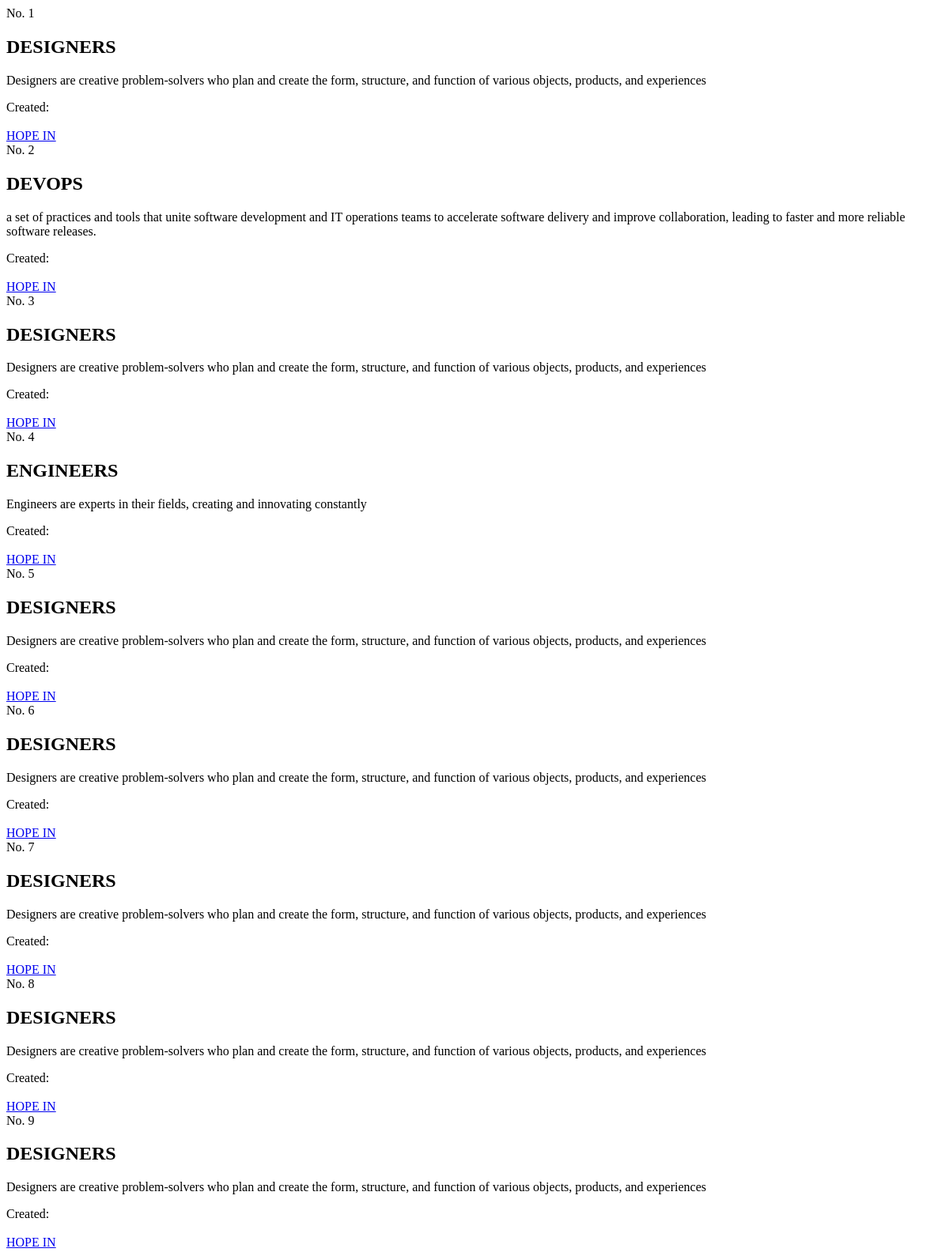
The page /Mentor/mentorcommunity (signed in) on the database as committed earlier.
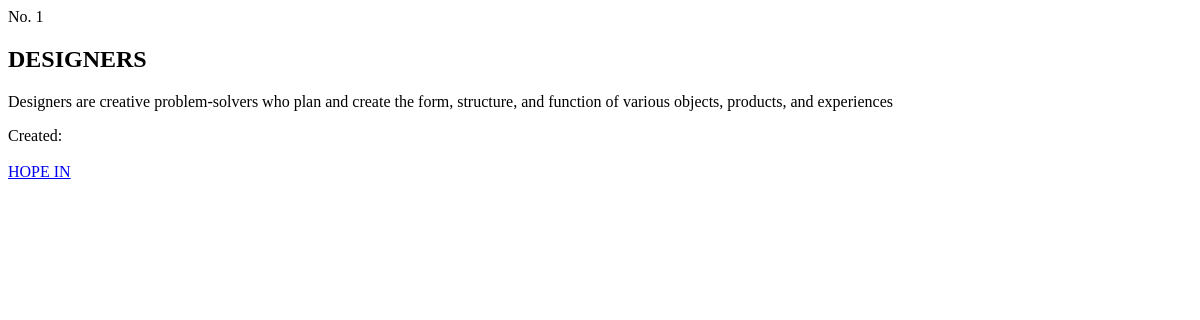
The same page on the database as committed later.
### Admin/models.py (models this page shows)
class tbl_community_mentor(models.Model):
    mentor=models.ForeignKey(tbl_mentor,on_delete=models.CASCADE)
    community=models.ForeignKey(tbl_community,on_delete=models.CASCADE)
    community_mentor_status=models.IntegerField(default=0)

class tbl_community(models.Model):
    community_name=models.CharField(max_length=30)
    community_discription=models.CharField(max_length=30)
    community_Date=models.DateField(auto_now_add=True)
    community_status=models.IntegerField(default=0)

### Mentor/views.py (the view)
# urls.py: path('mentorcommunity',views.mentorcommunity,name='mentorcommunity'),
def mentorcommunity(request):
    data=tbl_mentor.objects.get(id=request.session['mid'])
    dataCommunity=tbl_community_mentor.objects.filter(mentor=data)
    return render(request, 'Mentor/mentorcommunity.html', {'dataCommunity': dataCommunity})

### Mentor/Templates/Mentor/mentorcommunity.html (shortened to what this page needs)
<!DOCTYPE html>
<html lang="en">
<head>
</head>
<body>
    <form method="POST">
        <div >
            {% for i in dataCommunity %}
            <div>
                <div>No. {{ forloop.counter }}</div>
                <h2>{{ i.community.community_name }}</h2>
                <p>{{ i.community.community_discription }}</p>
                <div>Created: {{ i.community_Date }}</div> <br>
                <a href="{% url 'Mentor:communitychatpage'  i.community.id %}">HOPE IN</a>
            </div>
            {% endfor %}
        </div>
    </form>
</body>
</html>

Rows that differ between the two databases and show on the page:
removed tbl_community_mentor: community.community_name "DEVOPS", community.community_discription "a set of practices and tools that unite software development and IT operations teams to accelerate software delivery and improve collaboration, leading to faster and more reliable software releases."
removed tbl_community_mentor: community.community_name "DESIGNERS", community.community_discription "Designers are creative problem-solvers who plan and create the form, structure, and function of various objects, products, and experiences"
removed tbl_community_mentor: community.community_name "ENGINEERS", community.community_discription "Engineers are experts in their fields, creating and innovating constantly"
removed tbl_community_mentor: community.community_name "DESIGNERS", community.community_discription "Designers are creative problem-solvers who plan and create the form, structure, and function of various objects, products, and experiences"
removed tbl_community_mentor: community.community_name "DESIGNERS", community.community_discription "Designers are creative problem-solvers who plan and create the form, structure, and function of various objects, products, and experiences"
removed tbl_community_mentor: community.community_name "DESIGNERS", community.community_discription "Designers are creative problem-solvers who plan and create the form, structure, and function of various objects, products, and experiences"
removed tbl_community_mentor: community.community_name "DESIGNERS", community.community_discription "Designers are creative problem-solvers who plan and create the form, structure, and function of various objects, products, and experiences"
removed tbl_community_mentor: community.community_name "DESIGNERS", community.community_discription "Designers are creative problem-solvers who plan and create the form, structure, and function of various objects, products, and experiences"
